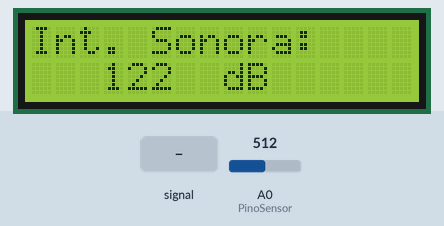
The sketch below on a simulated Arduino Uno, built with avr-gcc and run on an emulated ATmega328P. Shown: 16×2 character LCD. The inputs (shaded band) are chosen by the test bench; at power-on: A0 (PinoSensor) = 512. What the sketch prints to the serial monitor is not drawn.

Above: at 1.7 s.
1.8 s: A0 (PinoSensor) fed a 200 Hz sine of ±81 counts around its level
At 3.2 s:
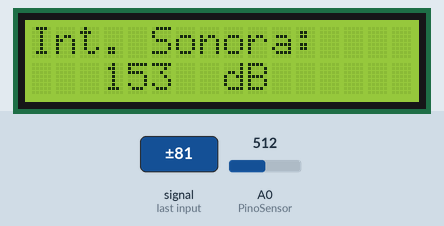
3.8 s: A0 (PinoSensor) set to 716
At 5.4 s:
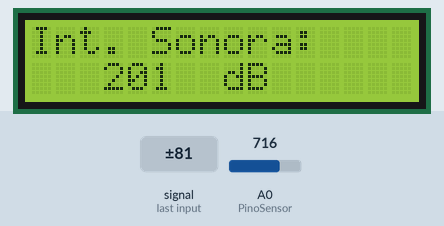
6.2 s: A0 (PinoSensor) fed a 1000 Hz sine of ±255 counts around its level
At 7.5 s:
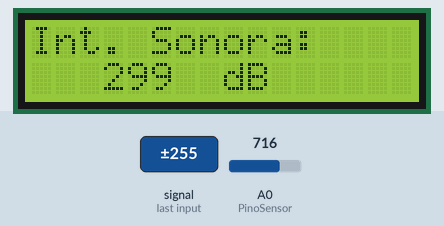
8.6 s: A0 (PinoSensor) set to 900
At 11.4 s:
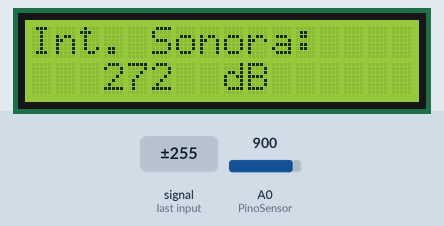
11.6 s: A0 (PinoSensor) set to 1023
At 13.0 s:
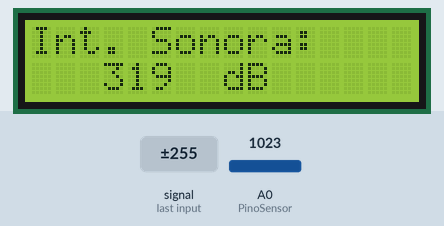
Timing chart, 0 to 14.3 s (numbered marks = the images above; inputs shaded):
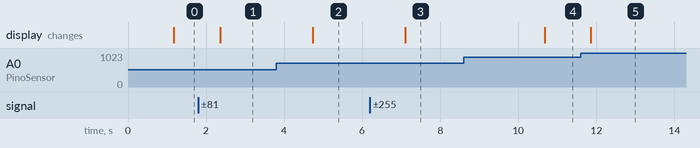

Measured:
- after the input at 1.8 s, the display: changes after 0.56 s (image 1)
- after the input at 3.8 s, the display: changes after 0.93 s (image 2)
- after the input at 6.2 s, the display: changes after 0.91 s (image 3)
- after the input at 8.6 s, the display: changes after 2.1 s (image 4)
- after the input at 11.6 s, the display: changes after 0.26 s (image 5)

The sketch:

Sensor_de_Som-Decibelimetro.ino
```cpp
/* Código para mostrar valor em dB */

const int PinoSensor = A0;  //pino Anlógico de Entrada 0
//const int PinoDigital = 0;
//int Estado = 0;
int ValorSensor = 0;
int valorMaior = 0;
float tensao = 0;
int dB = 0;
int cont = 0;

#include <Wire.h>
#include <LiquidCrystal_I2C.h>
LiquidCrystal_I2C lcd(0x27, 16, 2);


void setup() {
  Serial.begin(9600);
  //pinMode(0, INPUT);
  lcd.init();
  lcd.setBacklight(HIGH);
  lcd.clear();          //Limpa o LCD
  lcd.setCursor(0, 0);  //Posiciona o cursor na coluna 0, linha 0
  lcd.print("Int. Sonora: ");
  lcd.setCursor(8, 1);
  lcd.print("dB");
}
void loop() {
  lcd.setCursor(3, 1);
  while (cont < 10000) {
    ValorSensor = analogRead(PinoSensor);
    if (ValorSensor > valorMaior) {
      valorMaior = ValorSensor;
    }
    cont++;
  }
  cont = 0;
  tensao = valorMaior / 1023.0 * 4.53;
  dB = 103.1 * tensao - 115, 4;
  dB = 87.1 * tensao - 75, 4;
  if (dB < 0) {
    dB = 0;
  }
  lcd.print("");
  lcd.setCursor(3, 1);
  lcd.print(dB);
  Serial.print("Tensao: ");
  Serial.print(tensao);
  Serial.println(" V");
  Serial.print("Intensidade: ");
  Serial.print(dB);
  Serial.println(" dB");
  valorMaior = 0;
  delay(100);
}
```
